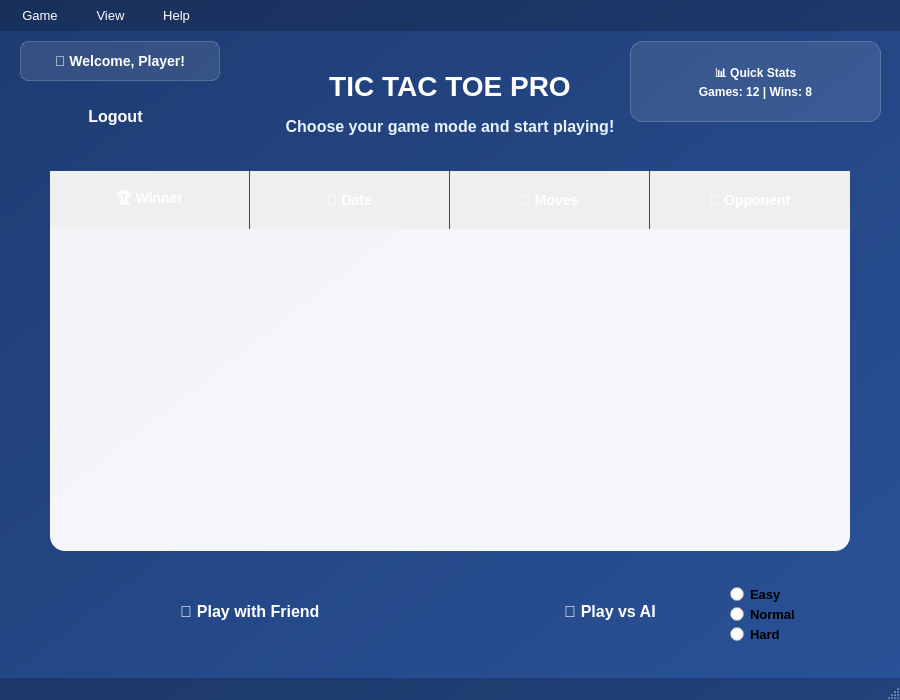
<?xml version="1.0" encoding="UTF-8"?>
<ui version="4.0">
 <class>Home</class>
 <widget class="QMainWindow" name="Home">
  <property name="geometry">
   <rect>
    <x>0</x>
    <y>0</y>
    <width>900</width>
    <height>700</height>
   </rect>
  </property>
  <property name="minimumSize">
   <size>
    <width>900</width>
    <height>700</height>
   </size>
  </property>
  <property name="palette">
   <palette>
    <active>
     <colorrole role="WindowText">
      <brush brushstyle="SolidPattern">
       <color alpha="255">
        <red>0</red>
        <green>0</green>
        <blue>0</blue>
       </color>
      </brush>
     </colorrole>
     <colorrole role="Button">
      <brush brushstyle="LinearGradientPattern">
       <gradient startx="0.000000000000000" starty="0.000000000000000" endx="1.000000000000000" endy="1.000000000000000" type="LinearGradient" spread="PadSpread" coordinatemode="ObjectBoundingMode">
        <gradientstop position="0.000000000000000">
         <color alpha="255">
          <red>30</red>
          <green>60</green>
          <blue>114</blue>
         </color>
        </gradientstop>
        <gradientstop position="1.000000000000000">
         <color alpha="255">
          <red>42</red>
          <green>82</green>
          <blue>152</blue>
         </color>
        </gradientstop>
       </gradient>
      </brush>
     </colorrole>
     <colorrole role="Light">
      <brush brushstyle="SolidPattern">
       <color alpha="255">
        <red>255</red>
        <green>255</green>
        <blue>255</blue>
       </color>
      </brush>
     </colorrole>
     <colorrole role="Midlight">
      <brush brushstyle="SolidPattern">
       <color alpha="255">
        <red>255</red>
        <green>255</green>
        <blue>255</blue>
       </color>
      </brush>
     </colorrole>
     <colorrole role="Dark">
      <brush brushstyle="SolidPattern">
       <color alpha="255">
        <red>127</red>
        <green>127</green>
        <blue>127</blue>
       </color>
      </brush>
     </colorrole>
     <colorrole role="Mid">
      <brush brushstyle="SolidPattern">
       <color alpha="255">
        <red>170</red>
        <green>170</green>
        <blue>170</blue>
       </color>
      </brush>
     </colorrole>
     <colorrole role="Text">
      <brush brushstyle="SolidPattern">
       <color alpha="255">
        <red>0</red>
        <green>0</green>
        <blue>0</blue>
       </color>
      </brush>
     </colorrole>
     <colorrole role="BrightText">
      <brush brushstyle="SolidPattern">
       <color alpha="255">
        <red>255</red>
        <green>255</green>
        <blue>255</blue>
       </color>
      </brush>
     </colorrole>
     <colorrole role="ButtonText">
      <brush brushstyle="SolidPattern">
       <color alpha="255">
        <red>0</red>
        <green>0</green>
        <blue>0</blue>
       </color>
      </brush>
     </colorrole>
     <colorrole role="Base">
      <brush brushstyle="LinearGradientPattern">
       <gradient startx="0.000000000000000" starty="0.000000000000000" endx="1.000000000000000" endy="1.000000000000000" type="LinearGradient" spread="PadSpread" coordinatemode="ObjectBoundingMode">
        <gradientstop position="0.000000000000000">
         <color alpha="255">
          <red>30</red>
          <green>60</green>
          <blue>114</blue>
         </color>
        </gradientstop>
        <gradientstop position="1.000000000000000">
         <color alpha="255">
          <red>42</red>
          <green>82</green>
          <blue>152</blue>
         </color>
        </gradientstop>
       </gradient>
      </brush>
     </colorrole>
     <colorrole role="Window">
      <brush brushstyle="LinearGradientPattern">
       <gradient startx="0.000000000000000" starty="0.000000000000000" endx="1.000000000000000" endy="1.000000000000000" type="LinearGradient" spread="PadSpread" coordinatemode="ObjectBoundingMode">
        <gradientstop position="0.000000000000000">
         <color alpha="255">
          <red>30</red>
          <green>60</green>
          <blue>114</blue>
         </color>
        </gradientstop>
        <gradientstop position="1.000000000000000">
         <color alpha="255">
          <red>42</red>
          <green>82</green>
          <blue>152</blue>
         </color>
        </gradientstop>
       </gradient>
      </brush>
     </colorrole>
     <colorrole role="Shadow">
      <brush brushstyle="SolidPattern">
       <color alpha="255">
        <red>0</red>
        <green>0</green>
        <blue>0</blue>
       </color>
      </brush>
     </colorrole>
     <colorrole role="AlternateBase">
      <brush brushstyle="SolidPattern">
       <color alpha="255">
        <red>255</red>
        <green>255</green>
        <blue>255</blue>
       </color>
      </brush>
     </colorrole>
     <colorrole role="ToolTipBase">
      <brush brushstyle="SolidPattern">
       <color alpha="255">
        <red>255</red>
        <green>255</green>
        <blue>220</blue>
       </color>
      </brush>
     </colorrole>
     <colorrole role="ToolTipText">
      <brush brushstyle="SolidPattern">
       <color alpha="255">
        <red>0</red>
        <green>0</green>
        <blue>0</blue>
       </color>
      </brush>
     </colorrole>
     <colorrole role="PlaceholderText">
      <brush brushstyle="SolidPattern">
       <color alpha="127">
        <red>0</red>
        <green>0</green>
        <blue>0</blue>
       </color>
      </brush>
     </colorrole>
     <colorrole role="Accent">
      <brush brushstyle="SolidPattern">
       <color alpha="255">
        <red>255</red>
        <green>255</green>
        <blue>255</blue>
       </color>
      </brush>
     </colorrole>
    </active>
    <inactive>
     <colorrole role="WindowText">
      <brush brushstyle="SolidPattern">
       <color alpha="255">
        <red>0</red>
        <green>0</green>
        <blue>0</blue>
       </color>
      </brush>
     </colorrole>
     <colorrole role="Button">
      <brush brushstyle="LinearGradientPattern">
       <gradient startx="0.000000000000000" starty="0.000000000000000" endx="1.000000000000000" endy="1.000000000000000" type="LinearGradient" spread="PadSpread" coordinatemode="ObjectBoundingMode">
        <gradientstop position="0.000000000000000">
         <color alpha="255">
          <red>30</red>
          <green>60</green>
          <blue>114</blue>
         </color>
        </gradientstop>
        <gradientstop position="1.000000000000000">
         <color alpha="255">
          <red>42</red>
          <green>82</green>
          <blue>152</blue>
         </color>
        </gradientstop>
       </gradient>
      </brush>
     </colorrole>
     <colorrole role="Light">
      <brush brushstyle="SolidPattern">
       <color alpha="255">
        <red>255</red>
        <green>255</green>
        <blue>255</blue>
       </color>
      </brush>
     </colorrole>
     <colorrole role="Midlight">
      <brush brushstyle="SolidPattern">
       <color alpha="255">
        <red>255</red>
        <green>255</green>
        <blue>255</blue>
       </color>
      </brush>
     </colorrole>
     <colorrole role="Dark">
      <brush brushstyle="SolidPattern">
       <color alpha="255">
        <red>127</red>
        <green>127</green>
        <blue>127</blue>
       </color>
      </brush>
     </colorrole>
     <colorrole role="Mid">
      <brush brushstyle="SolidPattern">
       <color alpha="255">
        <red>170</red>
        <green>170</green>
        <blue>170</blue>
       </color>
      </brush>
     </colorrole>
     <colorrole role="Text">
      <brush brushstyle="SolidPattern">
       <color alpha="255">
        <red>0</red>
        <green>0</green>
        <blue>0</blue>
       </color>
      </brush>
     </colorrole>
     <colorrole role="BrightText">
      <brush brushstyle="SolidPattern">
       <color alpha="255">
        <red>255</red>
        <green>255</green>
        <blue>255</blue>
       </color>
      </brush>
     </colorrole>
     <colorrole role="ButtonText">
      <brush brushstyle="SolidPattern">
       <color alpha="255">
        <red>0</red>
        <green>0</green>
        <blue>0</blue>
       </color>
      </brush>
     </colorrole>
     <colorrole role="Base">
      <brush brushstyle="LinearGradientPattern">
       <gradient startx="0.000000000000000" starty="0.000000000000000" endx="1.000000000000000" endy="1.000000000000000" type="LinearGradient" spread="PadSpread" coordinatemode="ObjectBoundingMode">
        <gradientstop position="0.000000000000000">
         <color alpha="255">
          <red>30</red>
          <green>60</green>
          <blue>114</blue>
         </color>
        </gradientstop>
        <gradientstop position="1.000000000000000">
         <color alpha="255">
          <red>42</red>
          <green>82</green>
          <blue>152</blue>
         </color>
        </gradientstop>
       </gradient>
      </brush>
     </colorrole>
     <colorrole role="Window">
      <brush brushstyle="LinearGradientPattern">
       <gradient startx="0.000000000000000" starty="0.000000000000000" endx="1.000000000000000" endy="1.000000000000000" type="LinearGradient" spread="PadSpread" coordinatemode="ObjectBoundingMode">
        <gradientstop position="0.000000000000000">
         <color alpha="255">
          <red>30</red>
          <green>60</green>
          <blue>114</blue>
         </color>
        </gradientstop>
        <gradientstop position="1.000000000000000">
         <color alpha="255">
          <red>42</red>
          <green>82</green>
          <blue>152</blue>
         </color>
        </gradientstop>
       </gradient>
      </brush>
     </colorrole>
     <colorrole role="Shadow">
      <brush brushstyle="SolidPattern">
       <color alpha="255">
        <red>0</red>
        <green>0</green>
        <blue>0</blue>
       </color>
      </brush>
     </colorrole>
     <colorrole role="AlternateBase">
      <brush brushstyle="SolidPattern">
       <color alpha="255">
        <red>255</red>
        <green>255</green>
        <blue>255</blue>
       </color>
      </brush>
     </colorrole>
     <colorrole role="ToolTipBase">
      <brush brushstyle="SolidPattern">
       <color alpha="255">
        <red>255</red>
        <green>255</green>
        <blue>220</blue>
       </color>
      </brush>
     </colorrole>
     <colorrole role="ToolTipText">
      <brush brushstyle="SolidPattern">
       <color alpha="255">
        <red>0</red>
        <green>0</green>
        <blue>0</blue>
       </color>
      </brush>
     </colorrole>
     <colorrole role="PlaceholderText">
      <brush brushstyle="SolidPattern">
       <color alpha="127">
        <red>0</red>
        <green>0</green>
        <blue>0</blue>
       </color>
      </brush>
     </colorrole>
     <colorrole role="Accent">
      <brush brushstyle="SolidPattern">
       <color alpha="255">
        <red>255</red>
        <green>255</green>
        <blue>255</blue>
       </color>
      </brush>
     </colorrole>
    </inactive>
    <disabled>
     <colorrole role="WindowText">
      <brush brushstyle="SolidPattern">
       <color alpha="255">
        <red>127</red>
        <green>127</green>
        <blue>127</blue>
       </color>
      </brush>
     </colorrole>
     <colorrole role="Button">
      <brush brushstyle="LinearGradientPattern">
       <gradient startx="0.000000000000000" starty="0.000000000000000" endx="1.000000000000000" endy="1.000000000000000" type="LinearGradient" spread="PadSpread" coordinatemode="ObjectBoundingMode">
        <gradientstop position="0.000000000000000">
         <color alpha="255">
          <red>30</red>
          <green>60</green>
          <blue>114</blue>
         </color>
        </gradientstop>
        <gradientstop position="1.000000000000000">
         <color alpha="255">
          <red>42</red>
          <green>82</green>
          <blue>152</blue>
         </color>
        </gradientstop>
       </gradient>
      </brush>
     </colorrole>
     <colorrole role="Light">
      <brush brushstyle="SolidPattern">
       <color alpha="255">
        <red>255</red>
        <green>255</green>
        <blue>255</blue>
       </color>
      </brush>
     </colorrole>
     <colorrole role="Midlight">
      <brush brushstyle="SolidPattern">
       <color alpha="255">
        <red>255</red>
        <green>255</green>
        <blue>255</blue>
       </color>
      </brush>
     </colorrole>
     <colorrole role="Dark">
      <brush brushstyle="SolidPattern">
       <color alpha="255">
        <red>127</red>
        <green>127</green>
        <blue>127</blue>
       </color>
      </brush>
     </colorrole>
     <colorrole role="Mid">
      <brush brushstyle="SolidPattern">
       <color alpha="255">
        <red>170</red>
        <green>170</green>
        <blue>170</blue>
       </color>
      </brush>
     </colorrole>
     <colorrole role="Text">
      <brush brushstyle="SolidPattern">
       <color alpha="255">
        <red>127</red>
        <green>127</green>
        <blue>127</blue>
       </color>
      </brush>
     </colorrole>
     <colorrole role="BrightText">
      <brush brushstyle="SolidPattern">
       <color alpha="255">
        <red>255</red>
        <green>255</green>
        <blue>255</blue>
       </color>
      </brush>
     </colorrole>
     <colorrole role="ButtonText">
      <brush brushstyle="SolidPattern">
       <color alpha="255">
        <red>127</red>
        <green>127</green>
        <blue>127</blue>
       </color>
      </brush>
     </colorrole>
     <colorrole role="Base">
      <brush brushstyle="LinearGradientPattern">
       <gradient startx="0.000000000000000" starty="0.000000000000000" endx="1.000000000000000" endy="1.000000000000000" type="LinearGradient" spread="PadSpread" coordinatemode="ObjectBoundingMode">
        <gradientstop position="0.000000000000000">
         <color alpha="255">
          <red>30</red>
          <green>60</green>
          <blue>114</blue>
         </color>
        </gradientstop>
        <gradientstop position="1.000000000000000">
         <color alpha="255">
          <red>42</red>
          <green>82</green>
          <blue>152</blue>
         </color>
        </gradientstop>
       </gradient>
      </brush>
     </colorrole>
     <colorrole role="Window">
      <brush brushstyle="LinearGradientPattern">
       <gradient startx="0.000000000000000" starty="0.000000000000000" endx="1.000000000000000" endy="1.000000000000000" type="LinearGradient" spread="PadSpread" coordinatemode="ObjectBoundingMode">
        <gradientstop position="0.000000000000000">
         <color alpha="255">
          <red>30</red>
          <green>60</green>
          <blue>114</blue>
         </color>
        </gradientstop>
        <gradientstop position="1.000000000000000">
         <color alpha="255">
          <red>42</red>
          <green>82</green>
          <blue>152</blue>
         </color>
        </gradientstop>
       </gradient>
      </brush>
     </colorrole>
     <colorrole role="Shadow">
      <brush brushstyle="SolidPattern">
       <color alpha="255">
        <red>0</red>
        <green>0</green>
        <blue>0</blue>
       </color>
      </brush>
     </colorrole>
     <colorrole role="AlternateBase">
      <brush brushstyle="SolidPattern">
       <color alpha="255">
        <red>255</red>
        <green>255</green>
        <blue>255</blue>
       </color>
      </brush>
     </colorrole>
     <colorrole role="ToolTipBase">
      <brush brushstyle="SolidPattern">
       <color alpha="255">
        <red>255</red>
        <green>255</green>
        <blue>220</blue>
       </color>
      </brush>
     </colorrole>
     <colorrole role="ToolTipText">
      <brush brushstyle="SolidPattern">
       <color alpha="255">
        <red>0</red>
        <green>0</green>
        <blue>0</blue>
       </color>
      </brush>
     </colorrole>
     <colorrole role="PlaceholderText">
      <brush brushstyle="SolidPattern">
       <color alpha="127">
        <red>127</red>
        <green>127</green>
        <blue>127</blue>
       </color>
      </brush>
     </colorrole>
     <colorrole role="Accent">
      <brush brushstyle="SolidPattern">
       <color alpha="255">
        <red>255</red>
        <green>255</green>
        <blue>255</blue>
       </color>
      </brush>
     </colorrole>
    </disabled>
   </palette>
  </property>
  <property name="windowTitle">
   <string>Tic Tac Toe Pro</string>
  </property>
  <property name="windowIcon">
   <iconset theme="applications-games"/>
  </property>
  <property name="styleSheet">
   <string notr="true">
    /* Main Window Styling */
    QMainWindow {
        background: qlineargradient(x1:0, y1:0, x2:1, y2:1,
                    stop:0 #1e3c72, stop:1 #2a5298);
        color: #ffffff;
    }
    
    /* Central Widget */
    QWidget#centralwidget {
        background: qlineargradient(x1:0, y1:0, x2:1, y2:1,
                    stop:0 #1e3c72, stop:1 #2a5298);
    }
    
    /* Header Labels */
    QLabel#titleLabel {
        color: #ffffff;
        font-family: 'Segoe UI', Arial, sans-serif;
        font-size: 28px;
        font-weight: bold;
        text-shadow: 2px 2px 4px rgba(0,0,0,0.5);
        background: transparent;
    }
    
    QLabel#subtitleLabel {
        color: #e8f4fd;
        font-family: 'Segoe UI', Arial, sans-serif;
        font-size: 16px;
        font-weight: 500;
        text-shadow: 1px 1px 2px rgba(0,0,0,0.3);
        background: transparent;
    }
    
    QLabel#userLabel {
        color: #ffffff;
        font-family: 'Segoe UI', Arial, sans-serif;
        font-size: 14px;
        font-weight: 600;
        background: rgba(255,255,255,0.1);
        border-radius: 8px;
        padding: 8px 12px;
        border: 1px solid rgba(255,255,255,0.2);
    }
    
    /* Professional Buttons */
    QPushButton {
        background: qlineargradient(x1:0, y1:0, x2:0, y2:1,
                    stop:0 #4facfe, stop:1 #00f2fe);
        border: none;
        border-radius: 12px;
        color: #ffffff;
        font-family: 'Segoe UI', Arial, sans-serif;
        font-size: 16px;
        font-weight: 600;
        padding: 12px 24px;
        text-shadow: 1px 1px 2px rgba(0,0,0,0.3);
        box-shadow: 0 4px 15px rgba(79, 172, 254, 0.3);
    }
    
    QPushButton:hover {
        background: qlineargradient(x1:0, y1:0, x2:0, y2:1,
                    stop:0 #5fbdff, stop:1 #1af3fe);
        transform: translateY(-2px);
        box-shadow: 0 6px 20px rgba(79, 172, 254, 0.4);
    }
    
    QPushButton:pressed {
        background: qlineargradient(x1:0, y1:0, x2:0, y2:1,
                    stop:0 #3a9bfd, stop:1 #00d9fe);
        transform: translateY(1px);
        box-shadow: 0 2px 10px rgba(79, 172, 254, 0.2);
    }
    
    QPushButton#aiButton {
        background: qlineargradient(x1:0, y1:0, x2:0, y2:1,
                    stop:0 #667eea, stop:1 #764ba2);
        box-shadow: 0 4px 15px rgba(102, 126, 234, 0.3);
    }
    
    QPushButton#aiButton:hover {
        background: qlineargradient(x1:0, y1:0, x2:0, y2:1,
                    stop:0 #7b8beb, stop:1 #8659b3);
        box-shadow: 0 6px 20px rgba(102, 126, 234, 0.4);
    }
    
    /* Game History Table */
    QTableWidget {
        background: rgba(255, 255, 255, 0.95);
        border: none;
        border-radius: 15px;
        gridline-color: #e0e0e0;
        font-family: 'Segoe UI', Arial, sans-serif;
        font-size: 13px;
        selection-background-color: #4facfe;
        selection-color: white;
        box-shadow: 0 8px 30px rgba(0,0,0,0.1);
    }
    
    QTableWidget::item {
        padding: 12px;
        border-bottom: 1px solid #f0f0f0;
    }
    
    QTableWidget::item:selected {
        background: qlineargradient(x1:0, y1:0, x2:1, y2:0,
                    stop:0 #4facfe, stop:1 #00f2fe);
        color: white;
    }
    
    QHeaderView::section {
        background: qlineargradient(x1:0, y1:0, x2:0, y2:1,
                    stop:0 #2c3e50, stop:1 #34495e);
        color: white;
        font-weight: bold;
        font-size: 14px;
        padding: 15px;
        border: none;
        border-right: 1px solid #34495e;
    }
    
    QHeaderView::section:first {
        border-top-left-radius: 15px;
    }
    
    QHeaderView::section:last {
        border-top-right-radius: 15px;
        border-right: none;
    }
    
    /* Scrollbars */
    QScrollBar:vertical {
        background: rgba(255,255,255,0.1);
        width: 12px;
        border-radius: 6px;
    }
    
    QScrollBar::handle:vertical {
        background: rgba(255,255,255,0.3);
        border-radius: 6px;
        min-height: 20px;
    }
    
    QScrollBar::handle:vertical:hover {
        background: rgba(255,255,255,0.5);
    }
    
    /* Menu Bar */
    QMenuBar {
        background: rgba(0,0,0,0.2);
        color: white;
        font-family: 'Segoe UI', Arial, sans-serif;
        font-size: 13px;
        border: none;
    }
    
    QMenuBar::item {
        padding: 8px 16px;
        background: transparent;
    }
    
    QMenuBar::item:selected {
        background: rgba(255,255,255,0.1);
        border-radius: 4px;
    }
    
    /* Status Bar */
    QStatusBar {
        background: rgba(0,0,0,0.2);
        color: white;
        font-family: 'Segoe UI', Arial, sans-serif;
        border: none;
    }
   </string>
  </property>
  <widget class="QWidget" name="centralwidget">
   <widget class="QLabel" name="titleLabel">
    <property name="geometry">
     <rect>
      <x>0</x>
      <y>30</y>
      <width>900</width>
      <height>50</height>
     </rect>
    </property>
    <property name="text">
     <string>TIC TAC TOE PRO</string>
    </property>
    <property name="alignment">
     <set>Qt::AlignmentFlag::AlignCenter</set>
    </property>
   </widget>
   <widget class="QLabel" name="subtitleLabel">
    <property name="geometry">
     <rect>
      <x>0</x>
      <y>80</y>
      <width>900</width>
      <height>30</height>
     </rect>
    </property>
    <property name="text">
     <string>Choose your game mode and start playing!</string>
    </property>
    <property name="alignment">
     <set>Qt::AlignmentFlag::AlignCenter</set>
    </property>
   </widget>
   <widget class="QLabel" name="userLabel">
    <property name="geometry">
     <rect>
      <x>20</x>
      <y>10</y>
      <width>200</width>
      <height>40</height>
     </rect>
    </property>
    <property name="text">
     <string>👤 Welcome, Player!</string>
    </property>
    <property name="alignment">
     <set>Qt::AlignmentFlag::AlignCenter</set>
    </property>
   </widget>
   <widget class="QTableWidget" name="gameHistoryTable">
    <property name="geometry">
     <rect>
      <x>50</x>
      <y>140</y>
      <width>800</width>
      <height>380</height>
     </rect>
    </property>
    <property name="alternatingRowColors">
     <bool>true</bool>
    </property>
    <property name="selectionBehavior">
     <enum>QAbstractItemView::SelectionBehavior::SelectRows</enum>
    </property>
    <property name="showGrid">
     <bool>false</bool>
    </property>
    <property name="sortingEnabled">
     <bool>true</bool>
    </property>
    <attribute name="horizontalHeaderDefaultSectionSize">
     <number>200</number>
    </attribute>
    <attribute name="verticalHeaderVisible">
     <bool>false</bool>
    </attribute>
    <column>
     <property name="text">
      <string>🏆 Winner</string>
     </property>
    </column>
    <column>
     <property name="text">
      <string>📅 Date</string>
     </property>
    </column>
    <column>
     <property name="text">
      <string>🎯 Moves</string>
     </property>
    </column>
    <column>
     <property name="text">
      <string>🤖 Opponent</string>
     </property>
    </column>
   </widget>
   <widget class="QPushButton" name="aiButton">
    <property name="geometry">
     <rect>
      <x>510</x>
      <y>550</y>
      <width>200</width>
      <height>60</height>
     </rect>
    </property>
    <property name="cursor">
     <cursorShape>PointingHandCursor</cursorShape>
    </property>
    <property name="text">
     <string>🤖 Play vs AI</string>
    </property>
   </widget>
   <widget class="QPushButton" name="friendButton">
    <property name="geometry">
     <rect>
      <x>150</x>
      <y>550</y>
      <width>200</width>
      <height>60</height>
     </rect>
    </property>
    <property name="cursor">
     <cursorShape>PointingHandCursor</cursorShape>
    </property>
    <property name="text">
     <string>👥 Play with Friend</string>
    </property>
   </widget>
   <widget class="QFrame" name="statsFrame">
    <property name="geometry">
     <rect>
      <x>630</x>
      <y>10</y>
      <width>251</width>
      <height>81</height>
     </rect>
    </property>
    <property name="styleSheet">
     <string notr="true">
      QFrame {
          background: rgba(255,255,255,0.1);
          border-radius: 12px;
          border: 1px solid rgba(255,255,255,0.2);
      }
     </string>
    </property>
    <layout class="QVBoxLayout" name="verticalLayout">
     <item>
      <widget class="QLabel" name="statsLabel">
       <property name="font">
        <font>
         <family>Segoe UI</family>
         <pointsize>-1</pointsize>
         <bold>true</bold>
        </font>
       </property>
       <property name="styleSheet">
        <string notr="true">
       QLabel {
           color: white;
           font-family: 'Segoe UI', Arial, sans-serif;
           font-size: 12px;
           background: transparent;
           border: none;
       }
      </string>
       </property>
       <property name="text">
        <string>📊 Quick Stats
Games: 12 | Wins: 8</string>
       </property>
       <property name="alignment">
        <set>Qt::AlignmentFlag::AlignCenter</set>
       </property>
      </widget>
     </item>
    </layout>
   </widget>
   <widget class="QPushButton" name="pushButton">
    <property name="geometry">
     <rect>
      <x>60</x>
      <y>60</y>
      <width>111</width>
      <height>51</height>
     </rect>
    </property>
    <property name="text">
     <string>Logout</string>
    </property>
   </widget>
   <widget class="QRadioButton" name="radioButton">
    <property name="geometry">
     <rect>
      <x>730</x>
      <y>550</y>
      <width>112</width>
      <height>26</height>
     </rect>
    </property>
    <property name="sizePolicy">
     <sizepolicy hsizetype="Minimum" vsizetype="Fixed">
      <horstretch>0</horstretch>
      <verstretch>0</verstretch>
     </sizepolicy>
    </property>
    <property name="font">
     <font>
      <pointsize>10</pointsize>
      <bold>true</bold>
     </font>
    </property>
    <property name="cursor">
     <cursorShape>PointingHandCursor</cursorShape>
    </property>
    <property name="text">
     <string>Easy</string>
    </property>
   </widget>
   <widget class="QRadioButton" name="radioButton_2">
    <property name="geometry">
     <rect>
      <x>730</x>
      <y>570</y>
      <width>112</width>
      <height>26</height>
     </rect>
    </property>
    <property name="sizePolicy">
     <sizepolicy hsizetype="Maximum" vsizetype="Fixed">
      <horstretch>0</horstretch>
      <verstretch>0</verstretch>
     </sizepolicy>
    </property>
    <property name="font">
     <font>
      <pointsize>10</pointsize>
      <bold>true</bold>
     </font>
    </property>
    <property name="cursor">
     <cursorShape>PointingHandCursor</cursorShape>
    </property>
    <property name="text">
     <string>Normal</string>
    </property>
   </widget>
   <widget class="QRadioButton" name="radioButton_3">
    <property name="geometry">
     <rect>
      <x>730</x>
      <y>590</y>
      <width>112</width>
      <height>26</height>
     </rect>
    </property>
    <property name="sizePolicy">
     <sizepolicy hsizetype="Maximum" vsizetype="Fixed">
      <horstretch>0</horstretch>
      <verstretch>0</verstretch>
     </sizepolicy>
    </property>
    <property name="font">
     <font>
      <pointsize>10</pointsize>
      <bold>true</bold>
     </font>
    </property>
    <property name="cursor">
     <cursorShape>PointingHandCursor</cursorShape>
    </property>
    <property name="text">
     <string>Hard</string>
    </property>
   </widget>
  </widget>
  <widget class="QMenuBar" name="menubar">
   <property name="geometry">
    <rect>
     <x>0</x>
     <y>0</y>
     <width>900</width>
     <height>33</height>
    </rect>
   </property>
   <widget class="QMenu" name="menuGame">
    <property name="title">
     <string>Game</string>
    </property>
    <addaction name="actionNew_Game"/>
    <addaction name="actionSettings"/>
    <addaction name="separator"/>
    <addaction name="actionExit"/>
   </widget>
   <widget class="QMenu" name="menuView">
    <property name="title">
     <string>View</string>
    </property>
    <addaction name="actionFull_Screen"/>
    <addaction name="actionTheme"/>
   </widget>
   <widget class="QMenu" name="menuHelp">
    <property name="title">
     <string>Help</string>
    </property>
    <addaction name="actionHow_to_Play"/>
    <addaction name="actionAbout"/>
   </widget>
   <addaction name="menuGame"/>
   <addaction name="menuView"/>
   <addaction name="menuHelp"/>
  </widget>
  <widget class="QStatusBar" name="statusbar">
   <property name="sizeGripEnabled">
    <bool>true</bool>
   </property>
  </widget>
  <action name="actionNew_Game">
   <property name="text">
    <string>New Game</string>
   </property>
   <property name="shortcut">
    <string>Ctrl+N</string>
   </property>
  </action>
  <action name="actionSettings">
   <property name="text">
    <string>Settings</string>
   </property>
   <property name="shortcut">
    <string>Ctrl+S</string>
   </property>
  </action>
  <action name="actionExit">
   <property name="text">
    <string>Exit</string>
   </property>
   <property name="shortcut">
    <string>Ctrl+Q</string>
   </property>
  </action>
  <action name="actionFull_Screen">
   <property name="text">
    <string>Full Screen</string>
   </property>
   <property name="shortcut">
    <string>F11</string>
   </property>
  </action>
  <action name="actionTheme">
   <property name="text">
    <string>Change Theme</string>
   </property>
  </action>
  <action name="actionHow_to_Play">
   <property name="text">
    <string>How to Play</string>
   </property>
   <property name="shortcut">
    <string>F1</string>
   </property>
  </action>
  <action name="actionAbout">
   <property name="text">
    <string>About</string>
   </property>
  </action>
 </widget>
 <resources/>
 <connections/>
</ui>
